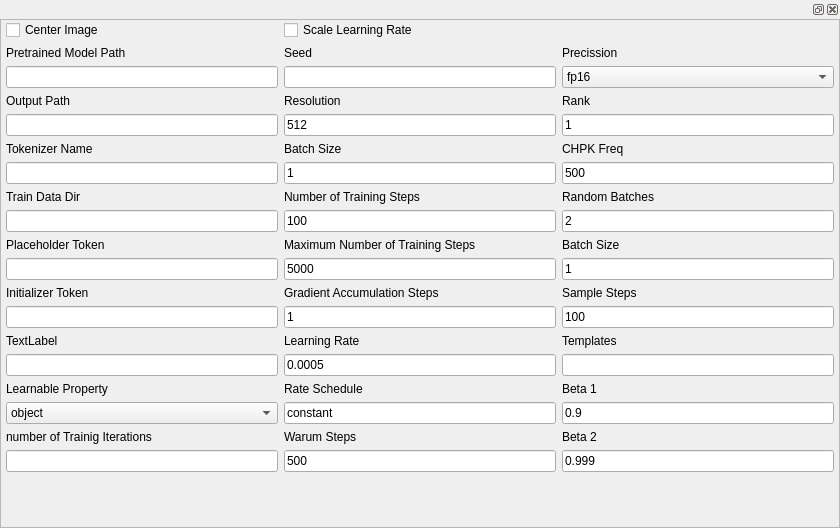
<?xml version="1.0" encoding="UTF-8"?>
<ui version="4.0">
 <class>Form</class>
 <widget class="QWidget" name="Form">
  <property name="geometry">
   <rect>
    <x>0</x>
    <y>0</y>
    <width>840</width>
    <height>528</height>
   </rect>
  </property>
  <property name="windowTitle">
   <string>Form</string>
  </property>
  <layout class="QVBoxLayout" name="verticalLayout_2">
   <property name="leftMargin">
    <number>0</number>
   </property>
   <property name="topMargin">
    <number>0</number>
   </property>
   <property name="rightMargin">
    <number>0</number>
   </property>
   <property name="bottomMargin">
    <number>0</number>
   </property>
   <item>
    <widget class="QDockWidget" name="dockWidget">
     <widget class="QWidget" name="dockWidgetContents">
      <layout class="QVBoxLayout" name="verticalLayout">
       <property name="leftMargin">
        <number>0</number>
       </property>
       <property name="topMargin">
        <number>0</number>
       </property>
       <property name="rightMargin">
        <number>0</number>
       </property>
       <property name="bottomMargin">
        <number>0</number>
       </property>
       <item>
        <widget class="QScrollArea" name="scrollArea">
         <property name="widgetResizable">
          <bool>true</bool>
         </property>
         <widget class="QWidget" name="scrollAreaWidgetContents">
          <property name="geometry">
           <rect>
            <x>0</x>
            <y>0</y>
            <width>838</width>
            <height>502</height>
           </rect>
          </property>
          <layout class="QVBoxLayout" name="verticalLayout_3">
           <property name="leftMargin">
            <number>0</number>
           </property>
           <property name="topMargin">
            <number>0</number>
           </property>
           <property name="rightMargin">
            <number>0</number>
           </property>
           <property name="bottomMargin">
            <number>0</number>
           </property>
           <item>
            <layout class="QGridLayout" name="gridLayout_2">
             <property name="leftMargin">
              <number>5</number>
             </property>
             <property name="rightMargin">
              <number>5</number>
             </property>
             <item row="9" column="1">
              <widget class="QLineEdit" name="lineEdit_7"/>
             </item>
             <item row="4" column="1">
              <widget class="QLabel" name="label_11">
               <property name="text">
                <string>Output Path</string>
               </property>
              </widget>
             </item>
             <item row="12" column="5">
              <widget class="QLabel" name="label_25">
               <property name="text">
                <string>Sample Steps</string>
               </property>
              </widget>
             </item>
             <item row="3" column="3">
              <widget class="QLineEdit" name="lineEdit_2"/>
             </item>
             <item row="19" column="1">
              <widget class="QLineEdit" name="lineEdit_12"/>
             </item>
             <item row="14" column="1">
              <widget class="QLabel" name="label_8">
               <property name="text">
                <string>TextLabel</string>
               </property>
              </widget>
             </item>
             <item row="6" column="1">
              <widget class="QLabel" name="label_4">
               <property name="text">
                <string>Tokenizer Name</string>
               </property>
              </widget>
             </item>
             <item row="9" column="5">
              <widget class="QLineEdit" name="lineEdit_23">
               <property name="text">
                <string>2</string>
               </property>
              </widget>
             </item>
             <item row="12" column="1">
              <widget class="QLabel" name="label_7">
               <property name="text">
                <string>Initializer Token</string>
               </property>
              </widget>
             </item>
             <item row="16" column="1">
              <widget class="QLabel" name="label_9">
               <property name="text">
                <string>Learnable Property</string>
               </property>
              </widget>
             </item>
             <item row="10" column="5">
              <widget class="QLabel" name="label_24">
               <property name="text">
                <string>Batch Size</string>
               </property>
              </widget>
             </item>
             <item row="11" column="3">
              <widget class="QLineEdit" name="lineEdit_16">
               <property name="text">
                <string>5000</string>
               </property>
              </widget>
             </item>
             <item row="7" column="3">
              <widget class="QLineEdit" name="lineEdit_11">
               <property name="text">
                <string>1</string>
               </property>
              </widget>
             </item>
             <item row="7" column="5">
              <widget class="QLineEdit" name="lineEdit_31">
               <property name="text">
                <string>500</string>
               </property>
              </widget>
             </item>
             <item row="9" column="3">
              <widget class="QLineEdit" name="lineEdit_15">
               <property name="text">
                <string>100</string>
               </property>
              </widget>
             </item>
             <item row="5" column="3">
              <widget class="QLineEdit" name="lineEdit_5">
               <property name="text">
                <string>512</string>
               </property>
              </widget>
             </item>
             <item row="17" column="3">
              <widget class="QLineEdit" name="lineEdit_19">
               <property name="text">
                <string>constant</string>
               </property>
              </widget>
             </item>
             <item row="18" column="3">
              <widget class="QLabel" name="label_15">
               <property name="text">
                <string>Warum Steps</string>
               </property>
              </widget>
             </item>
             <item row="16" column="5">
              <widget class="QLabel" name="label_14">
               <property name="text">
                <string>Beta 1</string>
               </property>
              </widget>
             </item>
             <item row="3" column="1">
              <widget class="QLineEdit" name="lineEdit"/>
             </item>
             <item row="11" column="1">
              <widget class="QLineEdit" name="lineEdit_8"/>
             </item>
             <item row="8" column="3">
              <widget class="QLabel" name="label_20">
               <property name="text">
                <string>Number of Training Steps</string>
               </property>
              </widget>
             </item>
             <item row="5" column="5">
              <widget class="QLineEdit" name="lineEdit_6">
               <property name="text">
                <string>1</string>
               </property>
              </widget>
             </item>
             <item row="4" column="3">
              <widget class="QLabel" name="label_21">
               <property name="text">
                <string>Resolution</string>
               </property>
              </widget>
             </item>
             <item row="8" column="1">
              <widget class="QLabel" name="label_5">
               <property name="text">
                <string>Train Data Dir</string>
               </property>
              </widget>
             </item>
             <item row="1" column="5">
              <widget class="QLabel" name="label_3">
               <property name="text">
                <string>Precission</string>
               </property>
              </widget>
             </item>
             <item row="18" column="5">
              <widget class="QLabel" name="label_13">
               <property name="text">
                <string>Beta 2</string>
               </property>
              </widget>
             </item>
             <item row="19" column="5">
              <widget class="QLineEdit" name="lineEdit_22">
               <property name="text">
                <string>0.999</string>
               </property>
              </widget>
             </item>
             <item row="1" column="3">
              <widget class="QLabel" name="label_2">
               <property name="text">
                <string>Seed</string>
               </property>
              </widget>
             </item>
             <item row="19" column="3">
              <widget class="QLineEdit" name="lineEdit_20">
               <property name="text">
                <string>500</string>
               </property>
              </widget>
             </item>
             <item row="0" column="1">
              <widget class="QCheckBox" name="checkBox">
               <property name="text">
                <string>Center Image</string>
               </property>
              </widget>
             </item>
             <item row="10" column="3">
              <widget class="QLabel" name="label_19">
               <property name="text">
                <string>Maximum Number of Training Steps</string>
               </property>
              </widget>
             </item>
             <item row="1" column="1">
              <widget class="QLabel" name="label">
               <property name="text">
                <string>Pretrained Model Path</string>
               </property>
              </widget>
             </item>
             <item row="13" column="3">
              <widget class="QLineEdit" name="lineEdit_17">
               <property name="text">
                <string>1</string>
               </property>
              </widget>
             </item>
             <item row="6" column="5">
              <widget class="QLabel" name="label_32">
               <property name="text">
                <string>CHPK Freq</string>
               </property>
              </widget>
             </item>
             <item row="3" column="5">
              <widget class="QComboBox" name="comboBox_2">
               <item>
                <property name="text">
                 <string>fp16</string>
                </property>
               </item>
               <item>
                <property name="text">
                 <string>bf16</string>
                </property>
               </item>
               <item>
                <property name="text">
                 <string>no</string>
                </property>
               </item>
              </widget>
             </item>
             <item row="6" column="3">
              <widget class="QLabel" name="label_31">
               <property name="text">
                <string>Batch Size</string>
               </property>
              </widget>
             </item>
             <item row="15" column="3">
              <widget class="QLineEdit" name="lineEdit_18">
               <property name="text">
                <string>0.0005</string>
               </property>
              </widget>
             </item>
             <item row="13" column="1">
              <widget class="QLineEdit" name="lineEdit_9"/>
             </item>
             <item row="5" column="1">
              <widget class="QLineEdit" name="lineEdit_13"/>
             </item>
             <item row="12" column="3">
              <widget class="QLabel" name="label_18">
               <property name="text">
                <string>Gradient Accumulation Steps</string>
               </property>
              </widget>
             </item>
             <item row="15" column="1">
              <widget class="QLineEdit" name="lineEdit_10"/>
             </item>
             <item row="18" column="1">
              <widget class="QLabel" name="label_10">
               <property name="text">
                <string>number of Trainig Iterations</string>
               </property>
              </widget>
             </item>
             <item row="20" column="3">
              <spacer name="verticalSpacer_2">
               <property name="orientation">
                <enum>Qt::Vertical</enum>
               </property>
               <property name="sizeHint" stdset="0">
                <size>
                 <width>20</width>
                 <height>40</height>
                </size>
               </property>
              </spacer>
             </item>
             <item row="8" column="5">
              <widget class="QLabel" name="label_23">
               <property name="text">
                <string>Random Batches</string>
               </property>
              </widget>
             </item>
             <item row="0" column="3">
              <widget class="QCheckBox" name="checkBox_2">
               <property name="text">
                <string>Scale Learning Rate</string>
               </property>
              </widget>
             </item>
             <item row="4" column="5">
              <widget class="QLabel" name="label_22">
               <property name="text">
                <string>Rank</string>
               </property>
              </widget>
             </item>
             <item row="17" column="1">
              <widget class="QComboBox" name="comboBox">
               <item>
                <property name="text">
                 <string>object</string>
                </property>
               </item>
               <item>
                <property name="text">
                 <string>style</string>
                </property>
               </item>
              </widget>
             </item>
             <item row="11" column="5">
              <widget class="QLineEdit" name="lineEdit_24">
               <property name="text">
                <string>1</string>
               </property>
              </widget>
             </item>
             <item row="14" column="3">
              <widget class="QLabel" name="label_17">
               <property name="text">
                <string>Learning Rate</string>
               </property>
              </widget>
             </item>
             <item row="13" column="5">
              <widget class="QLineEdit" name="lineEdit_25">
               <property name="text">
                <string>100</string>
               </property>
              </widget>
             </item>
             <item row="7" column="1">
              <widget class="QLineEdit" name="lineEdit_4"/>
             </item>
             <item row="10" column="1">
              <widget class="QLabel" name="label_6">
               <property name="text">
                <string>Placeholder Token</string>
               </property>
              </widget>
             </item>
             <item row="14" column="5">
              <widget class="QLabel" name="label_26">
               <property name="text">
                <string>Templates</string>
               </property>
              </widget>
             </item>
             <item row="17" column="5">
              <widget class="QLineEdit" name="lineEdit_21">
               <property name="text">
                <string>0.9</string>
               </property>
              </widget>
             </item>
             <item row="15" column="5">
              <widget class="QLineEdit" name="lineEdit_26"/>
             </item>
             <item row="16" column="3">
              <widget class="QLabel" name="label_16">
               <property name="text">
                <string>Rate Schedule</string>
               </property>
              </widget>
             </item>
            </layout>
           </item>
          </layout>
         </widget>
        </widget>
       </item>
      </layout>
     </widget>
    </widget>
   </item>
  </layout>
 </widget>
 <resources/>
 <connections/>
</ui>
